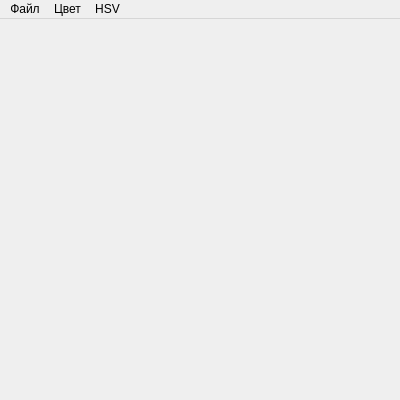
<?xml version="1.0" encoding="UTF-8"?>
<ui version="4.0">
 <class>ImageEditorWindow</class>
 <widget class="QMainWindow" name="ImageEditorWindow">
  <property name="geometry">
   <rect>
    <x>0</x>
    <y>0</y>
    <width>400</width>
    <height>400</height>
   </rect>
  </property>
  <property name="minimumSize">
   <size>
    <width>400</width>
    <height>400</height>
   </size>
  </property>
  <property name="windowTitle">
   <string>Редактор изображений</string>
  </property>
  <widget class="QWidget" name="w_main">
   <layout class="QGridLayout" name="gl_main">
    <property name="leftMargin">
     <number>0</number>
    </property>
    <property name="topMargin">
     <number>0</number>
    </property>
    <property name="rightMargin">
     <number>0</number>
    </property>
    <property name="bottomMargin">
     <number>0</number>
    </property>
    <item row="0" column="0">
     <widget class="QLabel" name="i">
      <property name="sizePolicy">
       <sizepolicy hsizetype="Expanding" vsizetype="Expanding">
        <horstretch>0</horstretch>
        <verstretch>0</verstretch>
       </sizepolicy>
      </property>
      <property name="maximumSize">
       <size>
        <width>800</width>
        <height>800</height>
       </size>
      </property>
      <property name="scaledContents">
       <bool>true</bool>
      </property>
      <property name="alignment">
       <set>Qt::AlignCenter</set>
      </property>
     </widget>
    </item>
   </layout>
  </widget>
  <widget class="QMenuBar" name="mb_main">
   <property name="geometry">
    <rect>
     <x>0</x>
     <y>0</y>
     <width>400</width>
     <height>18</height>
    </rect>
   </property>
   <widget class="QMenu" name="m_file">
    <property name="title">
     <string>Файл</string>
    </property>
    <addaction name="a_open"/>
    <addaction name="a_close"/>
    <addaction name="separator"/>
    <addaction name="a_save"/>
    <addaction name="a_save_as"/>
    <addaction name="separator"/>
    <addaction name="a_return"/>
   </widget>
   <widget class="QMenu" name="m_convert">
    <property name="title">
     <string>Цвет</string>
    </property>
    <widget class="QMenu" name="m_gs">
     <property name="title">
      <string>Черно-белый</string>
     </property>
     <addaction name="a_gs_simple"/>
     <addaction name="separator"/>
     <addaction name="a_gs_ntscrgb"/>
     <addaction name="a_gs_srgb"/>
     <addaction name="a_gs_difference"/>
     <addaction name="separator"/>
     <addaction name="a_gs_histogram"/>
    </widget>
    <widget class="QMenu" name="m_rgb">
     <property name="title">
      <string>RGB</string>
     </property>
     <addaction name="a_rgb_red"/>
     <addaction name="a_rgb_green"/>
     <addaction name="a_rgb_blue"/>
     <addaction name="separator"/>
     <addaction name="a_rgb_histogram"/>
    </widget>
    <addaction name="m_gs"/>
    <addaction name="m_rgb"/>
   </widget>
   <widget class="QMenu" name="m_hsv">
    <property name="title">
     <string>HSV</string>
    </property>
    <addaction name="a_hsv_edit"/>
   </widget>
   <addaction name="m_file"/>
   <addaction name="m_convert"/>
   <addaction name="m_hsv"/>
  </widget>
  <action name="a_open">
   <property name="text">
    <string>Открыть</string>
   </property>
  </action>
  <action name="a_close">
   <property name="text">
    <string>Закрыть</string>
   </property>
  </action>
  <action name="a_save">
   <property name="text">
    <string>Сохранить</string>
   </property>
  </action>
  <action name="a_save_as">
   <property name="text">
    <string>Сохранить как</string>
   </property>
  </action>
  <action name="a_gs_simple">
   <property name="text">
    <string>Обычный</string>
   </property>
  </action>
  <action name="a_gs_ntscrgb">
   <property name="text">
    <string>NTSC RGB</string>
   </property>
  </action>
  <action name="a_gs_histogram">
   <property name="text">
    <string>Гистограмма...</string>
   </property>
  </action>
  <action name="a_rgb_red">
   <property name="text">
    <string>Красный</string>
   </property>
  </action>
  <action name="a_rgb_green">
   <property name="text">
    <string>Зеленый</string>
   </property>
  </action>
  <action name="a_rgb_blue">
   <property name="text">
    <string>Синий</string>
   </property>
  </action>
  <action name="a_rgb_histogram">
   <property name="text">
    <string>Гистограмма...</string>
   </property>
  </action>
  <action name="a_gs_difference">
   <property name="text">
    <string>Разница</string>
   </property>
  </action>
  <action name="a_gs_srgb">
   <property name="text">
    <string>sRGB</string>
   </property>
  </action>
  <action name="a_hsv_edit">
   <property name="text">
    <string>Изменить...</string>
   </property>
  </action>
  <action name="a_hsv_return">
   <property name="text">
    <string>Вернуть </string>
   </property>
  </action>
  <action name="a_return">
   <property name="text">
    <string>Отменить изменения</string>
   </property>
  </action>
 </widget>
 <resources/>
 <connections/>
</ui>
